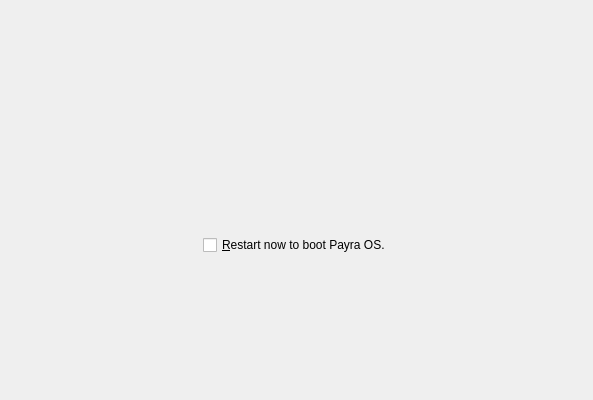
<?xml version="1.0" encoding="UTF-8"?>
<ui version="4.0">
 <author>
SPDX-FileCopyrightText: 2015 Teo Mrnjavac &lt;teo@kde.org&gt;
SPDX-License-Identifier: GPL-3.0-or-later
 </author>
 <class>FinishedPage</class>
 <widget class="QWidget" name="FinishedPage">
  <property name="geometry">
   <rect>
    <x>0</x>
    <y>0</y>
    <width>593</width>
    <height>400</height>
   </rect>
  </property>
  <property name="windowTitle">
   <string notr="true">Form</string>
  </property>
  <layout class="QVBoxLayout" name="verticalLayout">
   <item>
    <spacer name="verticalSpacer_3">
     <property name="orientation">
      <enum>Qt::Vertical</enum>
     </property>
     <property name="sizeType">
      <enum>QSizePolicy::Fixed</enum>
     </property>
     <property name="sizeHint" stdset="0">
      <size>
       <width>20</width>
       <height>20</height>
      </size>
     </property>
    </spacer>
   </item>
   <item>
    <spacer name="verticalSpacer">
     <property name="orientation">
      <enum>Qt::Vertical</enum>
     </property>
     <property name="sizeHint" stdset="0">
      <size>
       <width>20</width>
       <height>50</height>
      </size>
     </property>
    </spacer>
   </item>
   <item>
    <widget class="QLabel" name="mainText">
     <property name="sizePolicy">
      <sizepolicy hsizetype="Expanding" vsizetype="Preferred">
       <horstretch>3</horstretch>
       <verstretch>0</verstretch>
      </sizepolicy>
     </property>
     <property name="text">
      <string notr="true">&lt;Calamares finished text&gt;</string>
     </property>
    </widget>
   </item>
   <item>
    <spacer name="verticalSpacer_2">
     <property name="orientation">
      <enum>Qt::Vertical</enum>
     </property>
     <property name="sizeType">
      <enum>QSizePolicy::Fixed</enum>
     </property>
     <property name="sizeHint" stdset="0">
      <size>
       <width>20</width>
       <height>49</height>
      </size>
     </property>
    </spacer>
   </item>
   <item>
    <layout class="QVBoxLayout" name="verticalLayout_2">
     <item>
      <layout class="QHBoxLayout" name="horizontalLayout">
       <item>
        <spacer name="horizontalSpacer">
         <property name="orientation">
          <enum>Qt::Horizontal</enum>
         </property>
         <property name="sizeHint" stdset="0">
          <size>
           <width>40</width>
           <height>20</height>
          </size>
         </property>
        </spacer>
       </item>
       <item>
        <widget class="QCheckBox" name="restartCheckBox">
         <property name="toolTip">
          <string notr="true">&lt;Restart checkbox tooltip&gt;</string>
         </property>
         <property name="text">
          <string>&amp;Restart now to boot Payra OS.</string>
         </property>
         <property name="checked">
          <bool>false</bool>
         </property>
        </widget>
       </item>
       <item>
        <spacer name="horizontalSpacer_2">
         <property name="orientation">
          <enum>Qt::Horizontal</enum>
         </property>
         <property name="sizeHint" stdset="0">
          <size>
           <width>40</width>
           <height>20</height>
          </size>
         </property>
        </spacer>
       </item>
      </layout>
     </item>
    </layout>
   </item>
   <item>
    <spacer name="verticalSpacer_4">
     <property name="orientation">
      <enum>Qt::Vertical</enum>
     </property>
     <property name="sizeType">
      <enum>QSizePolicy::Expanding</enum>
     </property>
     <property name="sizeHint" stdset="0">
      <size>
       <width>20</width>
       <height>20</height>
      </size>
     </property>
    </spacer>
   </item>
  </layout>
 </widget>
 <resources/>
 <connections/>
</ui>
